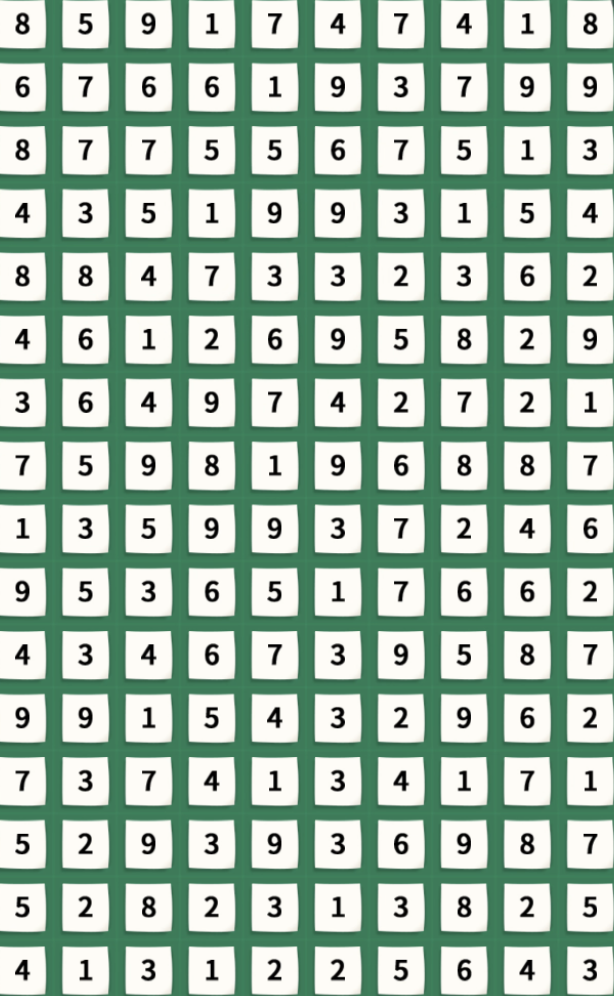
#> input picture a.png, 614 x 996 px
$ python crop_tiles.py
#> lines starting #> are read from the running program, lines starting #| are printed output that depends on the picture; after the words box and inside, x2 and y2 are one past the last pixel; in counts of white or black regions, pixels touching at a corner belong together
#!/usr/bin/env python3
import argparse
import os
import shutil
import sys
from pathlib import Path

import cv2
import numpy as np
from PIL import Image


def parse_args():
    parser = argparse.ArgumentParser(
        description="Crop a 16x10 digit tile grid into individual tile PNGs."
    )
    parser.add_argument(
        "image_path",
        nargs="?",
        default="a.png",
        help="Path to input image, default: a.png",
    )
    return parser.parse_args()


def ensure_clean_folder(folder_path: Path):
    if folder_path.exists():
        if folder_path.is_dir():
            shutil.rmtree(folder_path)
        else:
            folder_path.unlink()
    folder_path.mkdir(parents=True, exist_ok=True)


def safe_round(value: float) -> int:
    return int(round(value))


def build_tile_mask(cell_bgr: np.ndarray) -> np.ndarray:
    """Return an alpha mask covering the white tile and digit inside a cell."""
    hsv = cv2.cvtColor(cell_bgr, cv2.COLOR_BGR2HSV)

    # Detect green background.
    green_mask = cv2.inRange(hsv, (35, 40, 40), (95, 255, 255))

    # Detect white tile pixels.
    white_mask = cv2.inRange(hsv, (0, 0, 120), (179, 70, 255))

    # Detect dark digit pixels.
    _, _, v = cv2.split(hsv)
    black_mask = cv2.inRange(v, 0, 80)

    # Keep white tile and black digit pixels, but exclude green background.
    opaque_mask = cv2.bitwise_or(white_mask, black_mask)
    opaque_mask = cv2.bitwise_and(opaque_mask, cv2.bitwise_not(green_mask))

    if opaque_mask.sum() == 0:
        return opaque_mask

    kernel = cv2.getStructuringElement(cv2.MORPH_ELLIPSE, (5, 5))
    opaque_mask = cv2.morphologyEx(opaque_mask, cv2.MORPH_CLOSE, kernel, iterations=2)
    opaque_mask = cv2.morphologyEx(opaque_mask, cv2.MORPH_OPEN, kernel, iterations=1)

    num_labels, labels, stats, _ = cv2.connectedComponentsWithStats(opaque_mask, connectivity=8)
    if num_labels <= 1:
        return opaque_mask

    largest_label = 1 + int(np.argmax(stats[1:, cv2.CC_STAT_AREA]))
    tile_mask = np.uint8(labels == largest_label) * 255

    tile_mask = cv2.morphologyEx(tile_mask, cv2.MORPH_CLOSE, kernel, iterations=1)
    tile_mask = cv2.dilate(tile_mask, kernel, iterations=1)

    return tile_mask


def crop_tile_from_cell(cell_bgr: np.ndarray, index: int, output_folder: Path) -> None:
    mask = build_tile_mask(cell_bgr)
    if mask.sum() == 0:
        raise ValueError("Unable to identify a white tile area inside cell index {}".format(index))

    coords = cv2.findNonZero(mask)
    x, y, w, h = cv2.boundingRect(coords)

    pad = 2
    x0 = max(0, x - pad)
    y0 = max(0, y - pad)
    x1 = min(cell_bgr.shape[1], x + w + pad)
    y1 = min(cell_bgr.shape[0], y + h + pad)

    cropped = cell_bgr[y0:y1, x0:x1]
    cropped_mask = mask[y0:y1, x0:x1]

    rgba = cv2.cvtColor(cropped, cv2.COLOR_BGR2BGRA)
    rgba[:, :, 3] = cropped_mask
    transparent_pixels = cropped_mask == 0
    rgba[transparent_pixels] = [255, 255, 255, 0]

    output_path = output_folder / f"{index:03d}.png"
    Image.fromarray(cv2.cvtColor(rgba, cv2.COLOR_BGRA2RGBA)).save(output_path)


def main():
    args = parse_args()
    image_path = Path(args.image_path)

    if not image_path.exists():
        print(f"Error: input file does not exist: {image_path}")
        sys.exit(1)

    image = cv2.imread(str(image_path), cv2.IMREAD_COLOR)
#> image is the input picture: shape (996, 614, 3); mean B, G, R 169.6, 186.1, 162.1
    if image is None:
        print(f"Error: failed to load image: {image_path}")
        sys.exit(1)

    rows = 16
    cols = 10
    height, width = image.shape[:2]
#> height = 996; width = 614
    cell_w = width / cols
#> cell_w = 61.4
    cell_h = height / rows
#> cell_h = 62.25

    output_folder = Path("temp")
    ensure_clean_folder(output_folder)

    tile_index = 1
    for row in range(rows):
        for col in range(cols):
            x0 = safe_round(col * cell_w)
            x1 = safe_round((col + 1) * cell_w)
            y0 = safe_round(row * cell_h)
            y1 = safe_round((row + 1) * cell_h)

            # Expand the estimated cell region by a few pixels to safely capture the tile.
            pad_x = max(8, int(cell_w * 0.08))
            pad_y = max(8, int(cell_h * 0.08))
            x0a = max(0, x0 - pad_x)
            x1a = min(width, x1 + pad_x)
            y0a = max(0, y0 - pad_y)
            y1a = min(height, y1 + pad_y)

            cell = image[y0a:y1a, x0a:x1a]
            try:
                crop_tile_from_cell(cell, tile_index, output_folder)
            except Exception as exc:
                print(f"Warning: cell {tile_index:03d} fallback to fixed cell crop due to: {exc}")
                fallback = image[y0:y1, x0:x1]
                hsv_fallback = cv2.cvtColor(fallback, cv2.COLOR_BGR2HSV)
                green_mask_fallback = cv2.inRange(hsv_fallback, (35, 40, 40), (95, 255, 255))
                alpha_fallback = cv2.bitwise_not(green_mask_fallback)
                alpha_fallback = cv2.morphologyEx(alpha_fallback, cv2.MORPH_CLOSE, cv2.getStructuringElement(cv2.MORPH_ELLIPSE, (5, 5)), iterations=2)
                fallback_rgba = cv2.cvtColor(fallback, cv2.COLOR_BGR2BGRA)
                fallback_rgba[:, :, 3] = alpha_fallback
                transparent_pixels = alpha_fallback == 0
                fallback_rgba[transparent_pixels] = [255, 255, 255, 0]
                Image.fromarray(cv2.cvtColor(fallback_rgba, cv2.COLOR_BGRA2RGBA)).save(
                    output_folder / f"{tile_index:03d}.png"
                )

            tile_index += 1
#> this loop made 16 passes
#> pass 1, in build_tile_mask, `green_mask = cv2.inRange(hsv, (35, 40, 40), (95, 255, 255))`:
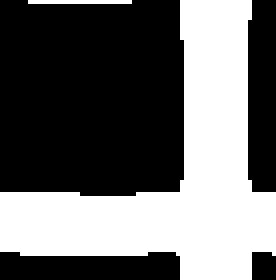
#> green_mask: shape (70, 69) (shown 4 times larger); 41.3% white; 2 white regions, box (x1, y1, x2, y2) and area: (0, 0, 69, 70) 1970, (7, 0, 33, 1) 26
#> pass 1, in build_tile_mask, `white_mask = cv2.inRange(hsv, (0, 0, 120), (179, 70, 255))`:
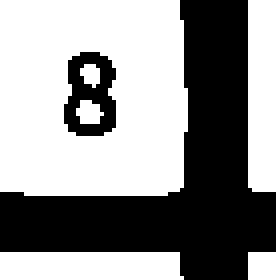
#> white_mask: shape (70, 69) (shown 4 times larger); 57.4% white; 2 black regions, box (x1, y1, x2, y2) and area: (0, 0, 69, 70) 1881, (16, 13, 29, 34) 176
#> pass 1, in build_tile_mask, `_, _, v = cv2.split(hsv)`:
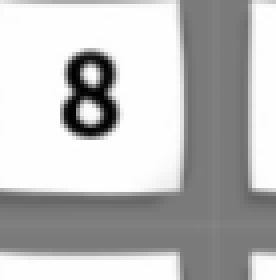
#> v: shape (70, 69) (shown 4 times larger); min 0, max 255, mean 188.2
#> after the loop:
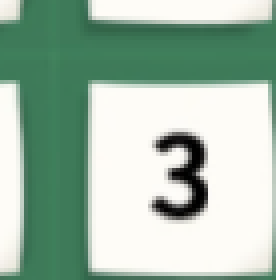
#> cell: shape (70, 69, 3) (shown 4 times larger); mean B, G, R 169.4, 186.2, 161.8

    if tile_index - 1 != rows * cols:
        print("Warning: expected 160 tiles but created {}".format(tile_index - 1))

    print(f"Wrote {rows * cols} tile images to '{output_folder}'")


if __name__ == "__main__":
    main()
